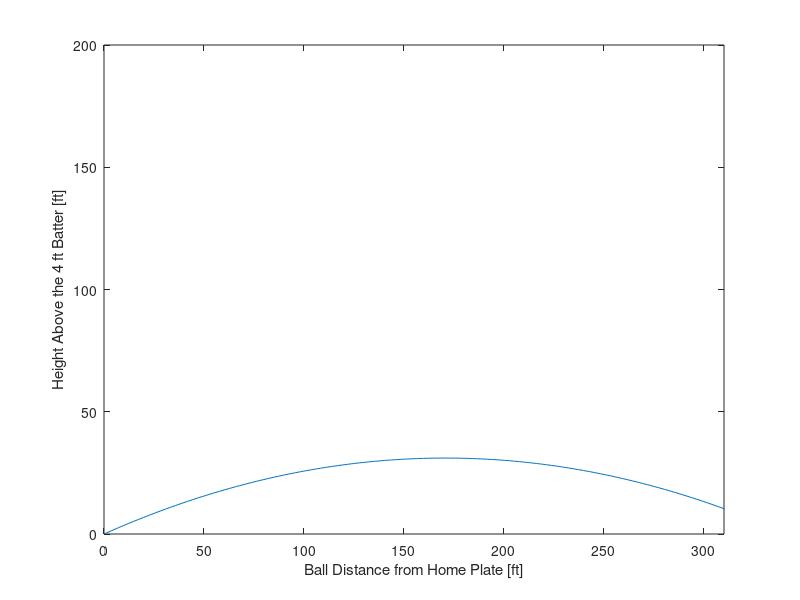

Here is the MATLAB script that generated this plot:
% Stephen Stammen
%% File Description
% This file verifies the angles and velocities if you enter in a specific one in 'stammen_dodgerPark.m' or
% 'stammen_dodger.fig' That file creates a plot of the hitting angles and velocities required to
% hit a home run and get over the 8 foot wall at the back of dodgerPark.
%% Housekeeping
    clc; close all; clear;
%% Coversion Factor
    FT2M = 0.3048; % feet to meters
    MPH2MPS = .44704; % miles per hour to miles per second
    M2FT = 1/FT2M; % meters to feet
    MPS2MPH = 1/MPH2MPS; % miles per second to miles per hour
%% Physical Constant
    G = 9.8; % m/s^2
%% Angle
    ang = 20; % degress
%% Speed
    v = 89.09*MPH2MPS; % velocity converted to miles per second for correct equation math
%% Time Vector    
    t = linspace(0,10,1000); % create a vector of 1000 evenly spaced points between 0 and 10
%% x Position over time
    x = v*cosd(ang).*t; %cosd takes the angle as a degree, which is what was inputed .*t becasue its a vector
%% y Position over time
    y = -0.5*G*t.^2+v*sind(ang).*t; % this is the position formula
%% Plot x position vs y position
    plot(x*M2FT,y*M2FT) % plot x and y positions in feet, meters was just for calculations, this traces a theorhetical ball path through the air
    xlabel('Ball Distance from Home Plate [ft]') % labels the x axis
    ylabel('Height Above the 4 ft Batter [ft]') % labels the y axis
    xlim([0 310]) % sets a limit on the x axis = to the total wall distance
    ylim([0 200]) % sets a limit on the y axis so its not too tall
 